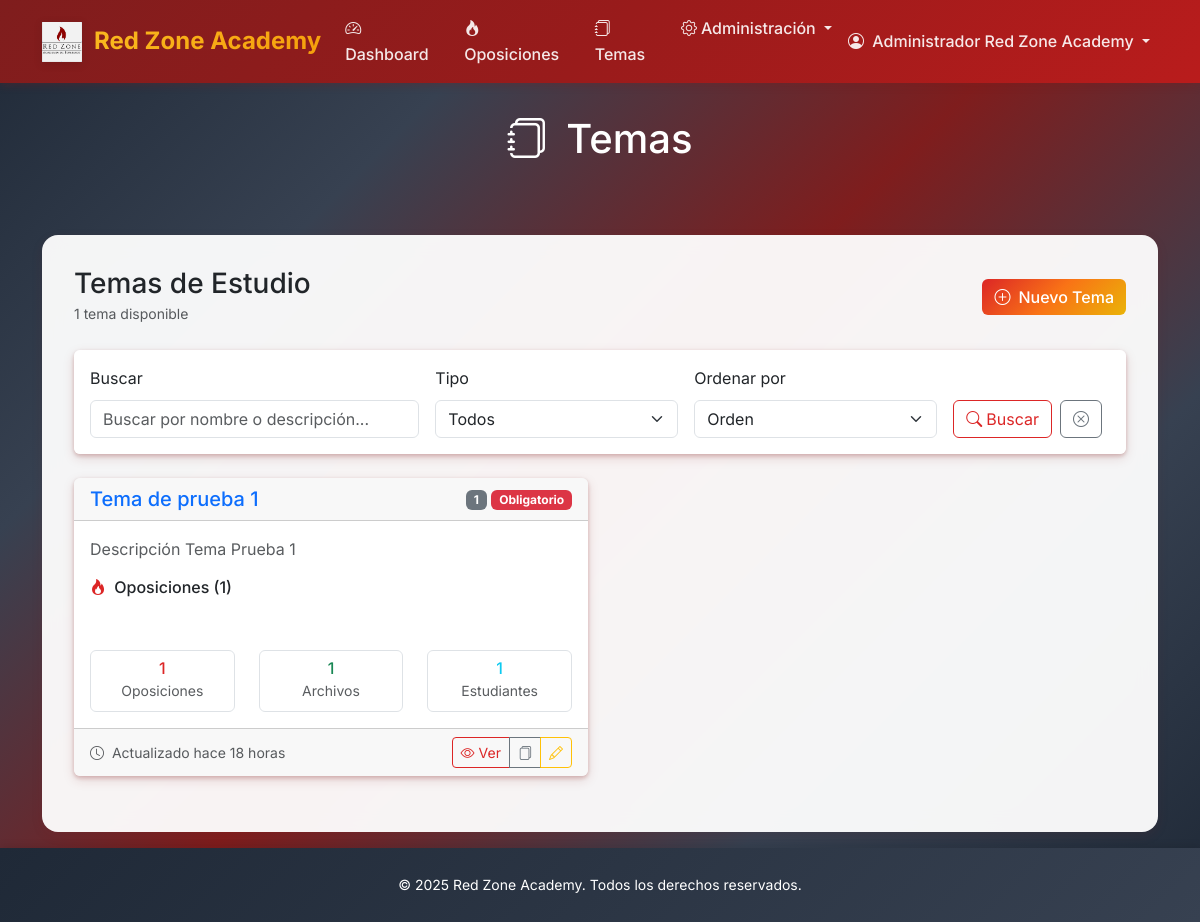
/dashboard/temas/ (signed in), run on the app's committed database.
### accounts/models.py (models this page shows, shortened)
class CustomUser(AbstractUser):
    USER_TYPES = [
        ('admin', 'Administrador'),
        ('student', 'Alumno'),
    ]
    user_type = models.CharField(max_length=10, choices=USER_TYPES, default='student')
    created_at = models.DateTimeField(auto_now_add=True)
    def is_admin(self):
        return self.user_type == 'admin'
    def is_student(self):
        return self.user_type == 'student'

### core/models.py (models this page shows, shortened)
class Tema(models.Model):
    nombre = models.CharField(max_length=200)
    descripcion = models.TextField(blank=True, help_text="Descripción del tema")
    oposiciones = models.ManyToManyField(
        Oposicion,
        blank=True,
        related_name='temas',
        help_text="Oposiciones a las que pertenece este tema"
    )
    alumnos_con_acceso = models.ManyToManyField(
        User,
        limit_choices_to={'user_type': 'student'},
        blank=True,
        related_name='temas_acceso'
    )
    orden = models.PositiveIntegerField(default=0, help_text="Orden de aparición en la oposición")
    created_at = models.DateTimeField(auto_now_add=True)
    updated_at = models.DateTimeField(auto_now=True)
    class Meta:
        ordering = ['orden', 'nombre']
    @property
    def total_estudiantes(self):
        return self.alumnos_con_acceso.count()

### core/views.py (the view)
# urls.py: path('temas/', views.TemaListView.as_view(), name='tema_list'),
class TemaListView(LoginRequiredMixin, ListView):
    model = Tema
    template_name = 'core/tema_list.html'
    context_object_name = 'temas'
    paginate_by = 12
    def get_queryset(self):
        queryset = Tema.objects.prefetch_related('oposiciones', 'alumnos_con_acceso')
        if self.request.user.is_admin():
            return queryset.all()
        return queryset.filter(alumnos_con_acceso=self.request.user)
    def get_context_data(self, **kwargs):
        context = super().get_context_data(**kwargs)
        context['title'] = 'Mis Temas'
        return context

### templates/core/tema_list.html (shortened to what this page needs)
{% extends 'base.html' %}
{% load humanize %}
{% block content %}
<div class="container">
    <div class="page-header text-center mb-4">
        <h1 class="text-white mb-3">
            <i class="bi bi-journals me-2"></i>
            Temas
        </h1>
    </div>
    <div class="main-content">
        <div class="d-flex justify-content-between align-items-center mb-4">
            <div>
                <h3 class="mb-0">Temas de Estudio</h3>
                <small class="text-muted">{{ temas|length }} tema{{ temas|length|pluralize:",s" }} disponible{{ temas|length|pluralize:",s" }}</small>
            </div>
            {% if request.user.is_admin %}
                <div>
                    <a href="{% url 'core:admin_tema_create' %}" class="btn btn-primary">
                        <i class="bi bi-plus-circle me-2"></i>Nuevo Tema
                    </a>
                </div>
            {% endif %}
        </div>
        <div class="card mb-4">
            <div class="card-body">
                <form method="get" class="row g-3">
                    <div class="col-md-4">
                        <label for="buscar" class="form-label">Buscar</label>
                        <input type="text" class="form-control" id="buscar" name="q"
                               value="{{ request.GET.q }}"
                               placeholder="Buscar por nombre o descripción...">
                    </div>
                    <div class="col-md-3">
                        <label for="tipo" class="form-label">Tipo</label>
                        <select class="form-select" id="tipo" name="tipo">
                            <option value="">Todos</option>
                        </select>
                    </div>
                    <div class="col-md-3">
                        <label for="ordenar" class="form-label">Ordenar por</label>
                        <select class="form-select" id="ordenar" name="orden">
                            <option value="orden" {% if request.GET.orden == 'orden' %}selected{% endif %}>Orden</option>
                        </select>
                    </div>
                    <div class="col-md-2 d-flex align-items-end">
                        <button type="submit" class="btn btn-outline-primary me-2">
                            <i class="bi bi-search me-1"></i>Buscar
                        </button>
                        <a href="{% url 'core:tema_list' %}" class="btn btn-outline-secondary">
                            <i class="bi bi-x-circle"></i>
                        </a>
                    </div>
                </form>
            </div>
        </div>
        {% if temas %}
            <div class="row">
                {% for tema in temas %}
                <div class="col-lg-6 mb-4">
                    <div class="card h-100">
                        <div class="card-header d-flex justify-content-between align-items-center">
                            <h5 class="mb-0">
                                <a href="{% url 'core:tema_detail' tema.pk %}"
                                   class="text-decoration-none">
                                    {{ tema.nombre }}
                                </a>
                            </h5>
                            <div>
                                <span class="badge bg-secondary">{{ tema.orden }}</span>
                                <span class="badge bg-danger">Obligatorio</span>
                            </div>
                        </div>
                        <div class="card-body">
                            {% if tema.descripcion %}
                                <p class="card-text text-muted">
                                    {{ tema.descripcion|truncatewords:15 }}
                                </p>
                            {% endif %}
                            <div class="mb-3">
                                <h6 class="mb-2">
                                    <i class="bi bi-fire text-primary me-1"></i>
                                    Oposiciones ({{ tema.oposiciones.count }})
                                </h6>
                                {% if tema.oposiciones.all %}
                                    <div class="mb-2">
                                        {% for oposicion in tema.oposiciones.all|slice:":3" %}
                                            <a href="{% url 'core:oposicion_detail' oposicion.pk %}"
                                               class="badge bg-outline-danger text-decoration-none me-1 mb-1">
                                            </a>
                                        {% endfor %}
                                    </div>
                                {% else %}
                                    <small class="text-muted">Sin oposiciones asignadas</small>
                                {% endif %}
                            </div>
                            <div class="row text-center">
                                <div class="col-4">
                                    <div class="border rounded p-2">
                                        <h6 class="text-primary mb-0">{{ tema.oposiciones.count }}</h6>
                                        <small class="text-muted">Oposiciones</small>
                                    </div>
                                </div>
                                <div class="col-4">
                                    <div class="border rounded p-2">
                                        <h6 class="text-success mb-0">{{ tema.archivos.count }}</h6>
                                        <small class="text-muted">Archivos</small>
                                    </div>
                                </div>
                                <div class="col-4">
                                    <div class="border rounded p-2">
                                        <h6 class="text-info mb-0">{{ tema.total_estudiantes }}</h6>
                                        <small class="text-muted">Estudiantes</small>
                                    </div>
                                </div>
                            </div>
                        </div>
                        <div class="card-footer">
                            <div class="d-flex justify-content-between align-items-center">
                                <div>
                                    <small class="text-muted">
                                        <i class="bi bi-clock me-1"></i>
                                        Actualizado {{ tema.updated_at|naturaltime }}
                                    </small>
                                </div>
                                <div class="btn-group btn-group-sm">
                                    <a href="{% url 'core:tema_detail' tema.pk %}"
                                       class="btn btn-outline-primary">
                                        <i class="bi bi-eye me-1"></i>Ver
                                    </a>
                                    <a href="{% url 'core:archivos_tema_list' tema.pk %}"
                                       class="btn btn-outline-secondary"
                                       title="Ver Archivos">
                                        <i class="bi bi-files"></i>
                                    </a>
                                    {% if request.user.is_admin %}
                                        <a href="{% url 'core:admin_tema_update' tema.pk %}"
                                           class="btn btn-outline-warning"
                                           title="Editar">
                                            <i class="bi bi-pencil"></i>
                                        </a>
                                    {% elif request.user.is_student %}
                                        <a href="#" class="btn btn-outline-success" title="Estudiar">
                                            <i class="bi bi-play-circle"></i>
                                        </a>
                                    {% endif %}
                                </div>
                            </div>
                        </div>
                    </div>
                </div>
                {% endfor %}
            </div>
        {% endif %}
    </div>
</div>
{% endblock %}

### templates/base.html (shortened to what this page needs)
<!DOCTYPE html>
<html lang="es" data-bs-theme="light" class="h-100">
<head>
    {% load static %}
    <link href="https://cdnjs.cloudflare.com/ajax/libs/bootstrap/5.3.2/css/bootstrap.min.css" rel="stylesheet">
    <link href="https://cdnjs.cloudflare.com/ajax/libs/bootstrap-icons/1.11.3/font/bootstrap-icons.min.css" rel="stylesheet">
</head>
<body>
    <nav class="navbar navbar-expand-lg navbar-light bg-white">
        <div class="container">
            {% load static %}
            {% if user.is_authenticated %}
                <a class="navbar-brand" href="{% url 'core:dashboard' %}">
                    <img src="{% static 'img/logo_rz.png' %}" alt="Red Zone Academy" class="navbar-brand-logo">
                    Red Zone Academy
                </a>
            {% else %}
                <a class="navbar-brand" href="#">
                    <img src="{% static 'img/logo_rz.png' %}" alt="Red Zone Academy" class="navbar-brand-logo">
                    Red Zone Academy
                </a>
            {% endif %}
            <div class="collapse navbar-collapse" id="navbarNav">
                {% if user.is_authenticated %}
                <ul class="navbar-nav me-auto">
                    <li class="nav-item">
                        <a class="nav-link" href="{% url 'core:dashboard' %}">
                            <i class="bi bi-speedometer2 me-1"></i>Dashboard
                        </a>
                    </li>
                    <li class="nav-item">
                        <a class="nav-link" href="{% url 'core:oposicion_list' %}">
                            <i class="bi bi-fire me-1"></i>Oposiciones
                        </a>
                    </li>
                    <li class="nav-item">
                        <a class="nav-link" href="{% url 'core:tema_list' %}">
                            <i class="bi bi-journals me-1"></i>Temas
                        </a>
                    </li>
                    {% if user.is_admin %}
                        <li class="nav-item dropdown">
                            <a class="nav-link dropdown-toggle" href="#" id="adminDropdown" role="button" data-bs-toggle="dropdown">
                                <i class="bi bi-gear me-1"></i>Administración
                            </a>
                        </li>
                    {% endif %}
                </ul>
                <ul class="navbar-nav">
                    <li class="nav-item dropdown">
                        <a class="nav-link dropdown-toggle" href="#" id="userDropdown" role="button" data-bs-toggle="dropdown">
                            <i class="bi bi-person-circle me-1"></i>
                            {{ user.get_full_name|default:user.username }}
                        </a>
                    </li>
                </ul>
                {% endif %}
            </div>
        </div>
    </nav>
    <div class="main-wrapper">
        {% block content %}{% endblock %}
    </div>
    <footer class="footer">
        <div class="container">
            <div class="row">
                <div class="col-12 text-center">
                    <small>&copy; 2025 Red Zone Academy. Todos los derechos reservados.</small>
                </div>
            </div>
        </div>
    </footer>
</body>
</html>

### templates/base.html (style rules this page uses)
:root { --rza-primary: #dc2626; --rza-secondary: #f97316; --rza-success: #059669; --rza-danger: #b91c1c; --rza-warning: #ea580c; --rza-info: #f59e0b; --rza-dark: #1f2937; --rza-light: #fef2f2; --rza-gradient: linear-gradient(135deg, #dc2626 0%, #f97316 50%, #eab308 100%); }
body { font-family: 'Inter', sans-serif; background: linear-gradient( 135deg, #1f2937 0%, #374151 25%, #7f1d1d 50%, #374151 75%, #1f2937 100% ); background-attachment: fixed; line-height: 1.6; min-height: 100vh; display: flex; flex-direction: column; margin: 0; padding: 0; }
.navbar-brand { font-weight: 700; font-size: 1.5rem; background: linear-gradient(135deg, #fbbf24 0%, #f59e0b 100%); -webkit-background-clip: text; -webkit-text-fill-color: transparent; background-clip: text; display: flex; align-items: center; text-decoration: none; }
.navbar-brand-logo { height: 40px; width: auto; margin-right: 12px; filter: drop-shadow(0 2px 4px rgba(0, 0, 0, 0.1)); transition: all 0.3s ease; }
.navbar { background: linear-gradient(135deg, #7f1d1d 0%, #991b1b 50%, #b91c1c 100%) !important; box-shadow: 0 2px 8px rgba(127, 29, 29, 0.3); }
.navbar .nav-link { color: rgba(255, 255, 255, 0.9) !important; font-weight: 500; transition: all 0.3s ease; }
.btn-primary { background: var(--rza-gradient); border: none; font-weight: 500; }
.card { border: none; box-shadow: 0 4px 12px rgba(127, 29, 29, 0.15), 0 2px 4px rgba(127, 29, 29, 0.25); transition: all 0.3s cubic-bezier(.25,.8,.25,1); background: rgba(255, 255, 255, 0.95); backdrop-filter: blur(10px); }
.main-content { background: rgba(255, 255, 255, 0.95); backdrop-filter: blur(10px); border-radius: 1rem; padding: 2rem; margin: 1rem 0; box-shadow: 0 4px 12px rgba(127, 29, 29, 0.1); }
.btn-outline-primary { color: var(--rza-primary); border-color: var(--rza-primary); }
.text-primary { color: var(--rza-primary) !important; }
.main-wrapper { flex: 1 0 auto; }
.footer { background: linear-gradient(135deg, #1f2937 0%, #374151 100%); color: white; padding: 1.5rem 0; box-shadow: 0 -2px 8px rgba(0, 0, 0, 0.1); flex-shrink: 0; width: 100vw; margin-left: calc(-50vw + 50%); position: relative; }
.page-header { background: none !important; color: white; padding: 2rem 0; margin-bottom: 2rem; }
.container, .container-fluid { background: none !important; }

### data on the page
CustomUser: get_full_name "Administrador Red Zone Academy"
Tema: nombre "Tema de prueba 1", orden "1", descripcion "Descripción Tema Prueba 1", oposiciones.count "1", archivos.count "1", total_estudiantes "1", updated_at "hace 18 horas"

### other printed values
{{ temas|length }} "1"
